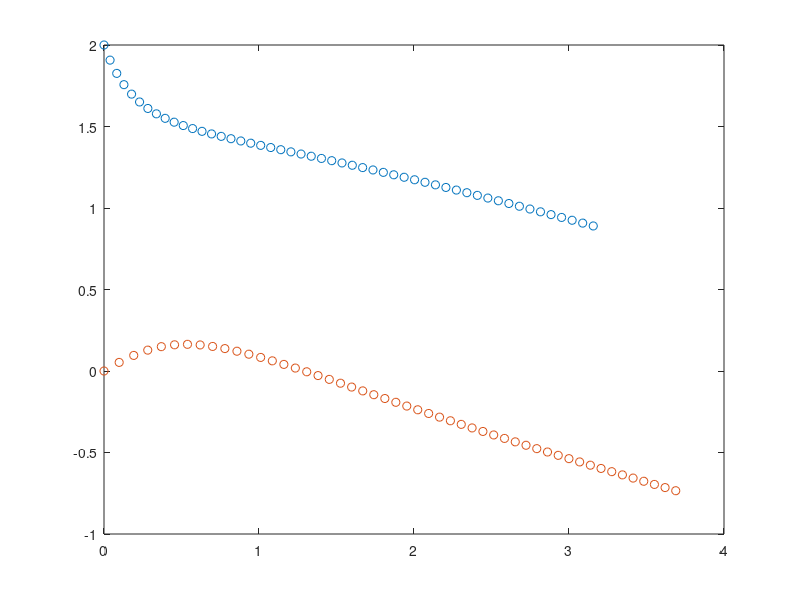
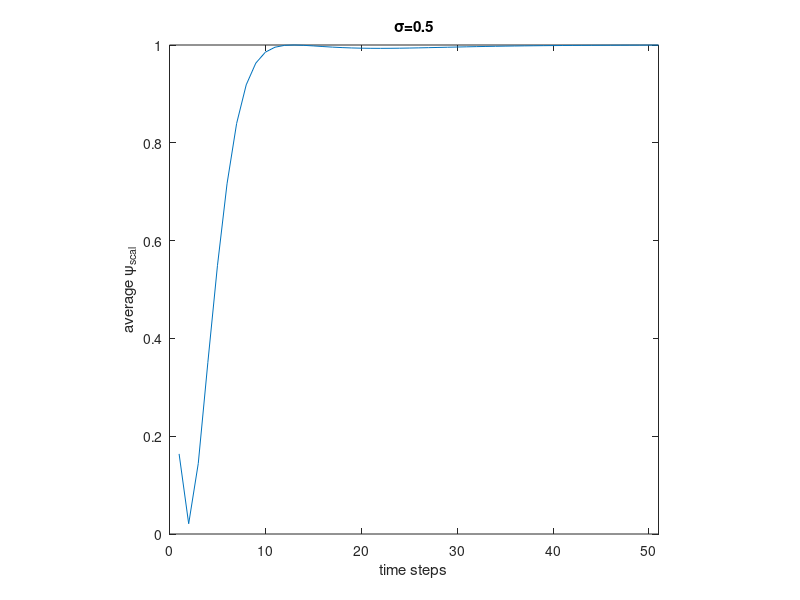

Write the MATLAB code that produced these figures, in order.
close all;
N=2;
dt=0.1;
step=50;
d0=1;
K=1;
sigma=1;
beta=0.25;
theta=2;
loop=1;
avg=zeros(1,step+1);
for t=1:loop
    p=zeros(2*N,step+1);
    v=zeros(2*N,step+1);
    a=zeros(2*N,step+1);
    scal=zeros(1,step+1);

    if N==2
        p(:,1)=[0; 2; 0; 0];
        v(:,1)=randi([-100,100],[4,1])/100;
    elseif N==3
        p(:,1)=[0; 2; -2/sqrt(3); 0; 2/sqrt(3); 0];
        v(:,1)=randi([-100,100],[6,1])/100;
    else
        p(:, 1)=[0; 2; -2/sqrt(3); 0; 2/sqrt(3); 0; 0; -2];
        v(:,1)=randi([-100,100],[8,1])/100;
    end

    for i=1:N
        for j=1:N
            if i~=j
                scal(1,1) = scal(1,1) + dot(v(2*i-1:2*i,1),v(2*j-1:2*j,1))/norm(v(2*i-1:2*i,1))/norm(v(2*j-1:2*j,1));
            end
        end
    end

    for i=1:step
        s=0;
        for j=1:N
            ta=zeros(2,1);
            f0=zeros(2,1);
            lambda=0;
            for k=1:N
                if j~=k
                    rp=norm(p(2*j-1:2*j,i)-p(2*k-1:2*k,i));
                    rv=norm(v(2*j-1:2*j,i)-v(2*k-1:2*k,i));
                    if i>j
                        ta=ta + K/(sigma^2+rp^2)^beta * (v(2*k-1:2*k,i)-v(2*j-1:2*j,i));
                        f0=1/(rp^2-d0)^theta*(p(2*j-1:2*j,i)-p(2*k-1:2*k,i));
                        lambda = lambda+1/N*rv^2;
                    else
                        ta=ta + K/(sigma^2+rp^2)^beta * (v(2*k-1:2*k,i)-v(2*j-1:2*j,i));
                        f0=1/(rp^2-d0)^theta*(p(2*j-1:2*j,i)-p(2*k-1:2*k,i));
                    end
                end
            end
            a(2*j-1:2*j,i+1)=ta+sqrt(lambda)*f0;
        end
        v(:,i+1)=v(:,i)+a(:,i+1)*dt;
        p(:,i+1)=p(:,i)+v(:,i)*dt+0.5*a(:,i+1)*dt^2;
        for m=1:N
            for n=1:N
                if m~=n
                    scal(1,i+1) = scal(1,i+1) + dot(v(2*m-1:2*m,i+1),v(2*n-1:2*n,i+1))/norm(v(2*m-1:2*m,i+1))/norm(v(2*n-1:2*n,i+1));
                end
            end
        end
    end
    scal = abs(scal/N/(N-1));
    avg=avg+scal;
end

h=figure;
plot(p(1,:),p(2,:),'o');
hold on;
if N==2
    plot(p(3,:),p(4,:),'o');
elseif N==3
    plot(p(3,:),p(4,:),'o');
    plot(p(5,:),p(6,:),'o');
else
    plot(p(3,:),p(4,:),'o');
    plot(p(5,:),p(6,:),'o');
    plot(p(7,:),p(8,:),'o');
end
hold off;

g=figure;
t=1:step+1;
plot(t,avg/loop);
axis square;
axis([0 step+1 0 1])
xlabel('time steps')
ylabel('\psi_{scal}')
ylabel('average \psi_{scal}')
title('\sigma=0.5')